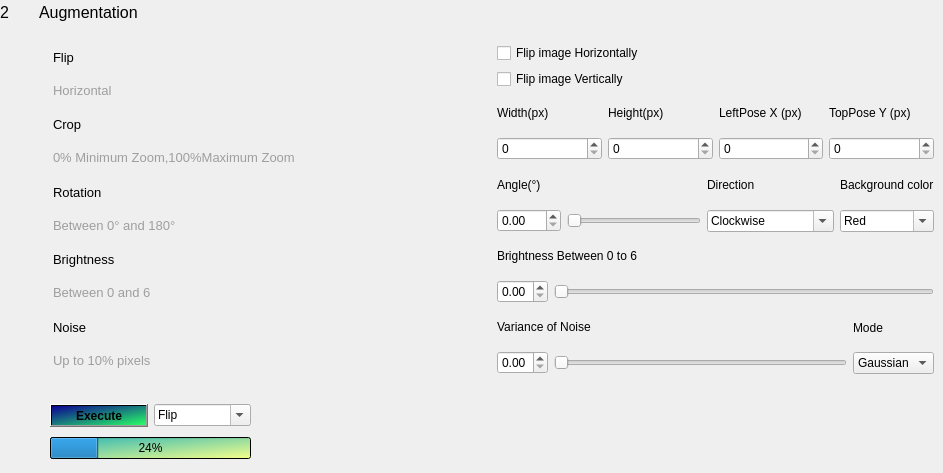
         <widget class="QWidget" name="widget_2" native="true">
          <property name="sizePolicy">
           <sizepolicy hsizetype="MinimumExpanding" vsizetype="Expanding">
            <horstretch>0</horstretch>
            <verstretch>0</verstretch>
           </sizepolicy>
          </property>
          <property name="minimumSize">
           <size>
            <width>0</width>
            <height>200</height>
           </size>
          </property>
          <widget class="QWidget" name="layoutWidget_13">
           <property name="geometry">
            <rect>
             <x>0</x>
             <y>0</y>
             <width>138</width>
             <height>25</height>
            </rect>
           </property>
           <layout class="QHBoxLayout" name="horizontalLayout_20">
            <item>
             <widget class="QLabel" name="section2">
              <property name="font">
               <font>
                <family>Arial</family>
                <pointsize>12</pointsize>
               </font>
              </property>
              <property name="autoFillBackground">
               <bool>false</bool>
              </property>
              <property name="styleSheet">
               <string notr="true"/>
              </property>
              <property name="frameShape">
               <enum>QFrame::NoFrame</enum>
              </property>
              <property name="frameShadow">
               <enum>QFrame::Raised</enum>
              </property>
              <property name="text">
               <string>2</string>
              </property>
              <property name="textFormat">
               <enum>Qt::PlainText</enum>
              </property>
              <property name="openExternalLinks">
               <bool>false</bool>
              </property>
             </widget>
            </item>
            <item>
             <widget class="QLabel" name="Augmentation">
              <property name="font">
               <font>
                <family>Arial</family>
                <pointsize>12</pointsize>
               </font>
              </property>
              <property name="styleSheet">
               <string notr="true">color: rgb(0, 0, 0);</string>
              </property>
              <property name="text">
               <string>Augmentation</string>
              </property>
              <property name="wordWrap">
               <bool>false</bool>
              </property>
              <property name="textInteractionFlags">
               <set>Qt::LinksAccessibleByKeyboard</set>
              </property>
             </widget>
            </item>
           </layout>
          </widget>
          <widget class="QWidget" name="">
           <property name="geometry">
            <rect>
             <x>50</x>
             <y>400</y>
             <width>201</width>
             <height>64</height>
            </rect>
           </property>
           <layout class="QGridLayout" name="gridLayout_36">
            <item row="0" column="0">
             <layout class="QGridLayout" name="gridLayout_35">
              <item row="0" column="0">
               <widget class="QPushButton" name="Aug_Execute">
                <property name="font">
                 <font>
                  <weight>75</weight>
                  <bold>true</bold>
                  <strikeout>false</strikeout>
                 </font>
                </property>
                <property name="focusPolicy">
                 <enum>Qt::StrongFocus</enum>
                </property>
                <property name="acceptDrops">
                 <bool>false</bool>
                </property>
                <property name="styleSheet">
                 <string notr="true">background-color: qlineargradient(spread:pad, x1:0, y1:0, x2:1, y2:1, stop:0 rgba(11, 0, 148, 255), stop:1 rgba(41, 255, 102, 255));
</string>
                </property>
                <property name="text">
                 <string>Execute</string>
                </property>
                <property name="checkable">
                 <bool>false</bool>
                </property>
                <property name="checked">
                 <bool>false</bool>
                </property>
                <property name="autoExclusive">
                 <bool>false</bool>
                </property>
                <property name="autoDefault">
                 <bool>false</bool>
                </property>
                <property name="default">
                 <bool>false</bool>
                </property>
                <property name="flat">
                 <bool>false</bool>
                </property>
               </widget>
              </item>
              <item row="0" column="1">
               <widget class="QComboBox" name="Combochoose">
                <property name="editable">
                 <bool>true</bool>
                </property>
                <property name="insertPolicy">
                 <enum>QComboBox::NoInsert</enum>
                </property>
                <property name="duplicatesEnabled">
                 <bool>true</bool>
                </property>
                <item>
                 <property name="text">
                  <string>Flip</string>
                 </property>
                </item>
                <item>
                 <property name="text">
                  <string>Crop</string>
                 </property>
                </item>
                <item>
                 <property name="text">
                  <string>Rotation</string>
                 </property>
                </item>
                <item>
                 <property name="text">
                  <string>Brightness</string>
                 </property>
                </item>
                <item>
                 <property name="text">
                  <string>Noise</string>
                 </property>
                </item>
               </widget>
              </item>
             </layout>
            </item>
            <item row="1" column="0">
             <layout class="QHBoxLayout" name="horizontalLayout_4">
              <item>
               <widget class="QProgressBar" name="Pbar2">
                <property name="styleSheet">
                 <string notr="true">background-color: qlineargradient(spread:pad, x1:0, y1:0, x2:1, y2:1, stop:0 rgba(42, 180, 183, 255), stop:1 rgba(246, 255, 138, 255));</string>
                </property>
                <property name="value">
                 <number>24</number>
                </property>
               </widget>
              </item>
             </layout>
            </item>
           </layout>
          </widget>
          <widget class="QWidget" name="">
           <property name="geometry">
            <rect>
             <x>53</x>
             <y>43</y>
             <width>881</width>
             <height>331</height>
            </rect>
           </property>
           <layout class="QHBoxLayout" name="horizontalLayout_5">
            <item>
             <layout class="QVBoxLayout" name="verticalLayout">
              <item>
               <layout class="QGridLayout" name="gridLayout_2">
                <item row="0" column="0">
                 <widget class="QLabel" name="Flip">
                  <property name="sizePolicy">
                   <sizepolicy hsizetype="Preferred" vsizetype="Preferred">
                    <horstretch>0</horstretch>
                    <verstretch>0</verstretch>
                   </sizepolicy>
                  </property>
                  <property name="font">
                   <font>
                    <family>Arial</family>
                    <pointsize>10</pointsize>
                   </font>
                  </property>
                  <property name="text">
                   <string>Flip</string>
                  </property>
                 </widget>
                </item>
                <item row="1" column="0">
                 <widget class="QLabel" name="Flip_subscript">
                  <property name="font">
                   <font>
                    <family>Arial</family>
                    <pointsize>10</pointsize>
                   </font>
                  </property>
                  <property name="cursor">
                   <cursorShape>ArrowCursor</cursorShape>
                  </property>
                  <property name="mouseTracking">
                   <bool>false</bool>
                  </property>
                  <property name="tabletTracking">
                   <bool>false</bool>
                  </property>
                  <property name="focusPolicy">
                   <enum>Qt::WheelFocus</enum>
                  </property>
                  <property name="styleSheet">
                   <string notr="true">color: rgb(158, 158, 158);</string>
                  </property>
                  <property name="text">
                   <string>Horizontal</string>
                  </property>
                 </widget>
                </item>
               </layout>
              </item>
              <item>
               <layout class="QGridLayout" name="gridLayout">
                <item row="0" column="0">
                 <widget class="QLabel" name="Crop">
                  <property name="font">
                   <font>
                    <family>Arial</family>
                    <pointsize>10</pointsize>
                   </font>
                  </property>
                  <property name="text">
                   <string>Crop</string>
                  </property>
                 </widget>
                </item>
                <item row="1" column="0">
                 <widget class="QLabel" name="Crop_subscript">
                  <property name="font">
                   <font>
                    <family>Arial</family>
                    <pointsize>10</pointsize>
                   </font>
                  </property>
                  <property name="cursor">
                   <cursorShape>ArrowCursor</cursorShape>
                  </property>
                  <property name="mouseTracking">
                   <bool>false</bool>
                  </property>
                  <property name="tabletTracking">
                   <bool>false</bool>
                  </property>
                  <property name="focusPolicy">
                   <enum>Qt::WheelFocus</enum>
                  </property>
                  <property name="styleSheet">
                   <string notr="true">color: rgb(158, 158, 158);</string>
                  </property>
                  <property name="text">
                   <string>0% Minimum Zoom,100%Maximum Zoom</string>
                  </property>
                 </widget>
                </item>
               </layout>
              </item>
              <item>
               <layout class="QGridLayout" name="gridLayout_3">
                <item row="0" column="0">
                 <widget class="QLabel" name="Rotation">
                  <property name="sizePolicy">
                   <sizepolicy hsizetype="Expanding" vsizetype="Preferred">
                    <horstretch>0</horstretch>
                    <verstretch>0</verstretch>
                   </sizepolicy>
                  </property>
                  <property name="font">
                   <font>
                    <family>Arial</family>
                    <pointsize>10</pointsize>
                   </font>
                  </property>
                  <property name="text">
                   <string>Rotation</string>
                  </property>
                 </widget>
                </item>
                <item row="1" column="0">
                 <widget class="QLabel" name="Rotation_subscript">
                  <property name="font">
                   <font>
                    <family>Arial</family>
                    <pointsize>10</pointsize>
                   </font>
                  </property>
                  <property name="cursor">
                   <cursorShape>ArrowCursor</cursorShape>
                  </property>
                  <property name="mouseTracking">
                   <bool>false</bool>
                  </property>
                  <property name="tabletTracking">
                   <bool>false</bool>
                  </property>
                  <property name="focusPolicy">
                   <enum>Qt::WheelFocus</enum>
                  </property>
                  <property name="styleSheet">
                   <string notr="true">color: rgb(158, 158, 158);</string>
                  </property>
                  <property name="text">
                   <string>Between 0° and 180°</string>
                  </property>
                 </widget>
                </item>
               </layout>
              </item>
              <item>
               <layout class="QGridLayout" name="gridLayout_4">
                <item row="0" column="0">
                 <widget class="QLabel" name="Brightness">
                  <property name="sizePolicy">
                   <sizepolicy hsizetype="Expanding" vsizetype="Preferred">
                    <horstretch>0</horstretch>
                    <verstretch>0</verstretch>
                   </sizepolicy>
                  </property>
                  <property name="font">
                   <font>
                    <family>Arial</family>
                    <pointsize>10</pointsize>
                   </font>
                  </property>
                  <property name="text">
                   <string>Brightness</string>
                  </property>
                 </widget>
                </item>
                <item row="1" column="0">
                 <widget class="QLabel" name="Brightness_subscript">
                  <property name="font">
                   <font>
                    <family>Arial</family>
                    <pointsize>10</pointsize>
                   </font>
                  </property>
                  <property name="cursor">
                   <cursorShape>ArrowCursor</cursorShape>
                  </property>
                  <property name="mouseTracking">
                   <bool>false</bool>
                  </property>
                  <property name="tabletTracking">
                   <bool>false</bool>
                  </property>
                  <property name="focusPolicy">
                   <enum>Qt::WheelFocus</enum>
                  </property>
                  <property name="styleSheet">
                   <string notr="true">color: rgb(158, 158, 158);</string>
                  </property>
                  <property name="text">
                   <string>Between 0 and 6</string>
                  </property>
                 </widget>
                </item>
               </layout>
              </item>
              <item>
               <layout class="QGridLayout" name="gridLayout_5">
                <item row="1" column="0">
                 <widget class="QLabel" name="Noise_subscript">
                  <property name="sizePolicy">
                   <sizepolicy hsizetype="Expanding" vsizetype="Preferred">
                    <horstretch>0</horstretch>
                    <verstretch>0</verstretch>
                   </sizepolicy>
                  </property>
                  <property name="font">
                   <font>
                    <family>Arial</family>
                    <pointsize>10</pointsize>
                   </font>
                  </property>
                  <property name="cursor">
                   <cursorShape>ArrowCursor</cursorShape>
                  </property>
                  <property name="mouseTracking">
                   <bool>false</bool>
                  </property>
                  <property name="tabletTracking">
                   <bool>false</bool>
                  </property>
                  <property name="focusPolicy">
                   <enum>Qt::WheelFocus</enum>
                  </property>
                  <property name="styleSheet">
                   <string notr="true">color: rgb(158, 158, 158);</string>
                  </property>
                  <property name="text">
                   <string>Up to 10% pixels</string>
                  </property>
                 </widget>
                </item>
                <item row="0" column="0">
                 <widget class="QLabel" name="Noise">
                  <property name="sizePolicy">
                   <sizepolicy hsizetype="MinimumExpanding" vsizetype="Preferred">
                    <horstretch>0</horstretch>
                    <verstretch>0</verstretch>
                   </sizepolicy>
                  </property>
                  <property name="font">
                   <font>
                    <family>Arial</family>
                    <pointsize>10</pointsize>
                   </font>
                  </property>
                  <property name="text">
                   <string>Noise</string>
                  </property>
                 </widget>
                </item>
               </layout>
              </item>
             </layout>
            </item>
            <item>
             <layout class="QVBoxLayout" name="verticalLayout_4">
              <item>
               <layout class="QGridLayout" name="gridLayout_9">
                <item row="0" column="0">
                 <widget class="QCheckBox" name="Horizontal_check">
                  <property name="text">
                   <string>Flip image Horizontally</string>
                  </property>
                 </widget>
                </item>
                <item row="1" column="0">
                 <widget class="QCheckBox" name="Vertical_check">
                  <property name="text">
                   <string>Flip image Vertically</string>
                  </property>
                 </widget>
                </item>
               </layout>
              </item>
              <item>
               <layout class="QGridLayout" name="gridLayout_14">
                <item row="0" column="0">
                 <layout class="QGridLayout" name="gridLayout_10">
                  <item row="0" column="0">
                   <widget class="QLabel" name="label_3">
                    <property name="text">
                     <string>Width(px)</string>
                    </property>
                   </widget>
                  </item>
                  <item row="1" column="0">
                   <widget class="QSpinBox" name="Widthpx">
                    <property name="maximum">
                     <number>9999</number>
                    </property>
                   </widget>
                  </item>
                 </layout>
                </item>
                <item row="0" column="1">
                 <layout class="QGridLayout" name="gridLayout_11">
                  <item row="0" column="0">
                   <widget class="QLabel" name="label_4">
                    <property name="text">
                     <string>Height(px)</string>
                    </property>
                   </widget>
                  </item>
                  <item row="1" column="0">
                   <widget class="QSpinBox" name="Heightpx">
                    <property name="maximum">
                     <number>9999</number>
                    </property>
                   </widget>
                  </item>
                 </layout>
                </item>
                <item row="0" column="2">
                 <layout class="QGridLayout" name="gridLayout_12">
                  <item row="0" column="0">
                   <widget class="QLabel" name="label_5">
                    <property name="text">
                     <string>LeftPose X (px)</string>
                    </property>
                   </widget>
                  </item>
                  <item row="1" column="0">
                   <widget class="QSpinBox" name="PositionXpx">
                    <property name="maximum">
                     <number>9999</number>
                    </property>
                   </widget>
                  </item>
                 </layout>
                </item>
                <item row="0" column="3">
                 <layout class="QGridLayout" name="gridLayout_13">
                  <item row="0" column="0">
                   <widget class="QLabel" name="label_6">
                    <property name="text">
                     <string>TopPose Y (px)</string>
                    </property>
                   </widget>
                  </item>
                  <item row="1" column="0">
                   <widget class="QSpinBox" name="PositionYpx">
                    <property name="showGroupSeparator" stdset="0">
                     <bool>false</bool>
                    </property>
                    <property name="maximum">
                     <number>9999</number>
                    </property>
                   </widget>
                  </item>
                 </layout>
                </item>
               </layout>
              </item>
              <item>
               <layout class="QGridLayout" name="gridLayout_20">
                <item row="0" column="0">
                 <layout class="QGridLayout" name="gridLayout_17">
                  <item row="0" column="0">
                   <widget class="QLabel" name="label_7">
                    <property name="text">
                     <string>Angle(°)</string>
                    </property>
                   </widget>
                  </item>
                  <item row="1" column="0">
                   <layout class="QGridLayout" name="gridLayout_16">
                    <item row="0" column="0">
                     <widget class="QDoubleSpinBox" name="AngleSpinbox">
                      <property name="maximum">
                       <double>179.990000000000009</double>
                      </property>
                     </widget>
                    </item>
                    <item row="0" column="1">
                     <widget class="QSlider" name="AngleSlider">
                      <property name="sizePolicy">
                       <sizepolicy hsizetype="Expanding" vsizetype="Fixed">
                        <horstretch>0</horstretch>
                        <verstretch>0</verstretch>
                       </sizepolicy>
                      </property>
                      <property name="font">
                       <font>
                        <weight>50</weight>
                        <bold>false</bold>
                        <stylestrategy>NoAntialias</stylestrategy>
                       </font>
                      </property>
                      <property name="mouseTracking">
                       <bool>false</bool>
                      </property>
                      <property name="tabletTracking">
                       <bool>false</bool>
                      </property>
                      <property name="focusPolicy">
                       <enum>Qt::NoFocus</enum>
                      </property>
                      <property name="acceptDrops">
                       <bool>false</bool>
                      </property>
                      <property name="autoFillBackground">
                       <bool>false</bool>
                      </property>
                      <property name="styleSheet">
                       <string notr="true"/>
                      </property>
                      <property name="inputMethodHints">
                       <set>Qt::ImhNone</set>
                      </property>
                      <property name="maximum">
                       <number>180</number>
                      </property>
                      <property name="tracking">
                       <bool>true</bool>
                      </property>
                      <property name="orientation">
                       <enum>Qt::Horizontal</enum>
                      </property>
                      <property name="invertedAppearance">
                       <bool>false</bool>
                      </property>
                      <property name="invertedControls">
                       <bool>false</bool>
                      </property>
                      <property name="tickPosition">
                       <enum>QSlider::NoTicks</enum>
                      </property>
                      <property name="tickInterval">
                       <number>0</number>
                      </property>
                     </widget>
                    </item>
                   </layout>
                  </item>
                 </layout>
                </item>
                <item row="0" column="1">
                 <layout class="QGridLayout" name="gridLayout_18">
                  <item row="0" column="0">
                   <widget class="QLabel" name="label_8">
                    <property name="text">
                     <string>Direction</string>
                    </property>
                   </widget>
                  </item>
                  <item row="1" column="0">
                   <widget class="QComboBox" name="DirectioncomboBox">
                    <property name="editable">
                     <bool>true</bool>
                    </property>
                    <property name="insertPolicy">
                     <enum>QComboBox::NoInsert</enum>
                    </property>
                    <property name="duplicatesEnabled">
                     <bool>true</bool>
                    </property>
                    <item>
                     <property name="text">
                      <string>Clockwise</string>
                     </property>
                    </item>
                    <item>
                     <property name="text">
                      <string>Counterclockwise</string>
                     </property>
                    </item>
                   </widget>
                  </item>
                 </layout>
                </item>
                <item row="0" column="2">
                 <layout class="QGridLayout" name="gridLayout_19">
                  <item row="0" column="0">
                   <widget class="QLabel" name="label_9">
                    <property name="text">
                     <string>Background color</string>
                    </property>
                   </widget>
                  </item>
                  <item row="1" column="0">
                   <widget class="QComboBox" name="BackgroundComboBox">
                    <property name="editable">
                     <bool>true</bool>
                    </property>
                    <property name="insertPolicy">
                     <enum>QComboBox::NoInsert</enum>
                    </property>
                    <property name="duplicatesEnabled">
                     <bool>false</bool>
                    </property>
                    <item>
                     <property name="text">
                      <string>Red</string>
                     </property>
                    </item>
                    <item>
                     <property name="text">
                      <string>Blue</string>
                     </property>
                    </item>
                    <item>
                     <property name="text">
                      <string>Yellow</string>
                     </property>
                    </item>
                    <item>
                     <property name="text">
                      <string>Green</string>
                     </property>
                    </item>
                    <item>
                     <property name="text">
                      <string>Purple</string>
                     </property>
                    </item>
                    <item>
                     <property name="text">
                      <string>Black</string>
                     </property>
                    </item>
                    <item>
                     <property name="text">
                      <string>Gray</string>
                     </property>
                    </item>
                    <item>
                     <property name="text">
                      <string>White</string>
                     </property>
                    </item>
                   </widget>
                  </item>
                 </layout>
                </item>
               </layout>
              </item>
              <item>
               <layout class="QGridLayout" name="gridLayout_23">
                <item row="1" column="0">
                 <layout class="QGridLayout" name="gridLayout_22">
                  <item row="0" column="0">
                   <widget class="QDoubleSpinBox" name="BrPercentSpin">
                    <property name="sizePolicy">
                     <sizepolicy hsizetype="Minimum" vsizetype="Fixed">
                      <horstretch>0</horstretch>
                      <verstretch>0</verstretch>
                     </sizepolicy>
                    </property>
                    <property name="maximum">
                     <double>6.000000000000000</double>
                    </property>
                    <property name="singleStep">
                     <double>0.100000000000000</double>
                    </property>
                   </widget>
                  </item>
                  <item row="0" column="1">
                   <widget class="QSlider" name="PercentSlider">
                    <property name="maximum">
                     <number>120</number>
                    </property>
                    <property name="singleStep">
                     <number>1</number>
                    </property>
                    <property name="pageStep">
                     <number>1</number>
                    </property>
                    <property name="orientation">
                     <enum>Qt::Horizontal</enum>
                    </property>
                   </widget>
                  </item>
                 </layout>
                </item>
                <item row="0" column="0">
                 <widget class="QLabel" name="label_10">
                  <property name="sizePolicy">
                   <sizepolicy hsizetype="MinimumExpanding" vsizetype="Preferred">
                    <horstretch>0</horstretch>
                    <verstretch>0</verstretch>
                   </sizepolicy>
                  </property>
                  <property name="text">
                   <string>Brightness Between 0 to 6</string>
                  </property>
                 </widget>
                </item>
               </layout>
              </item>
              <item>
               <layout class="QGridLayout" name="gridLayout_15">
                <item row="0" column="0">
                 <layout class="QGridLayout" name="gridLayout_26">
                  <item row="0" column="0">
                   <widget class="QLabel" name="label_11">
                    <property name="sizePolicy">
                     <sizepolicy hsizetype="Preferred" vsizetype="Preferred">
                      <horstretch>0</horstretch>
                      <verstretch>0</verstretch>
                     </sizepolicy>
                    </property>
                    <property name="text">
                     <string>Variance of Noise</string>
                    </property>
                   </widget>
                  </item>
                  <item row="1" column="0">
                   <layout class="QGridLayout" name="gridLayout_25">
                    <item row="0" column="0">
                     <widget class="QDoubleSpinBox" name="VarianceSpin">
                      <property name="maximum">
                       <double>9.990000000000000</double>
                      </property>
                      <property name="singleStep">
                       <double>0.100000000000000</double>
                      </property>
                     </widget>
                    </item>
                    <item row="0" column="1">
                     <widget class="QSlider" name="VarianceSlider">
                      <property name="sizePolicy">
                       <sizepolicy hsizetype="MinimumExpanding" vsizetype="Fixed">
                        <horstretch>0</horstretch>
                        <verstretch>0</verstretch>
                       </sizepolicy>
                      </property>
                      <property name="maximum">
                       <number>100</number>
                      </property>
                      <property name="orientation">
                       <enum>Qt::Horizontal</enum>
                      </property>
                     </widget>
                    </item>
                   </layout>
                  </item>
                 </layout>
                </item>
                <item row="0" column="1">
                 <layout class="QGridLayout" name="gridLayout_29">
                  <item row="0" column="0">
                   <widget class="QLabel" name="label_12">
                    <property name="text">
                     <string>Mode</string>
                    </property>
                   </widget>
                  </item>
                  <item row="1" column="0">
                   <widget class="QComboBox" name="ModeCombo">
                    <property name="insertPolicy">
                     <enum>QComboBox::NoInsert</enum>
                    </property>
                    <item>
                     <property name="text">
                      <string>Gaussian</string>
                     </property>
                    </item>
                    <item>
                     <property name="text">
                      <string>Speckle</string>
                     </property>
                    </item>
                   </widget>
                  </item>
                 </layout>
                </item>
               </layout>
              </item>
             </layout>
            </item>
           </layout>
          </widget>
         </widget>
